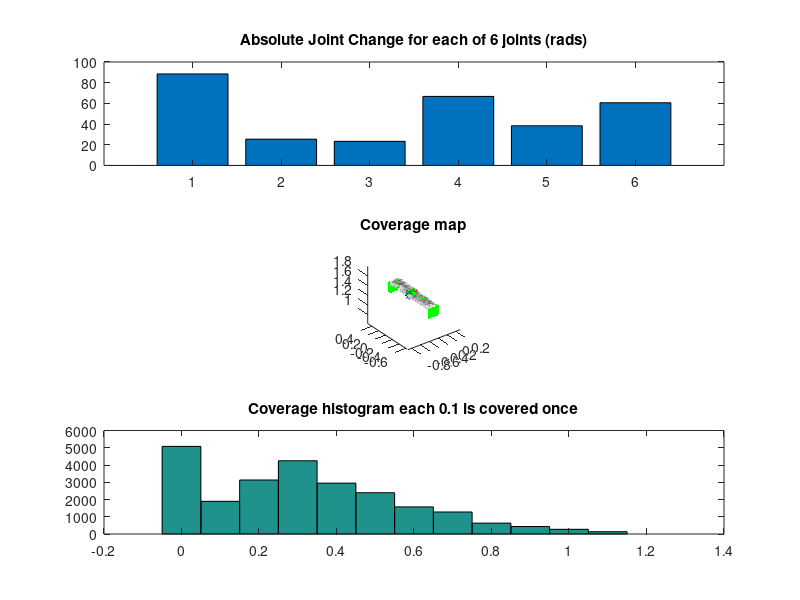

Recreate this plot in MATLAB.
%% streamOnto_mine_manystarts
%
% *Description:* This determines the path and coverage for each

function coverage()

close all

%% Variables
%first time you need to load the mesh
load meshNplanes
% plot_planes(plane,0.04);
global r

%define mew
mew=0.04;

Q=[0,0,0,0,0,0];

quickver=false;

findjointconfig=false;

numofitts=10;

%% Get all joint configs
if findjointconfig
    display('Getting joint configurations for all planes');
    tic; warning off;
    for i=1:size(plane,2)
        if i==1; 
            previous_q=Q; 
        else
            if j_sol(i-1).solutionvalid && ~isempty(find(isnan(previous_q),1)); 
                previous_q=j_sol(i-1).qt; 
            else previous_q=Q; 
            end
        end

        try [j_sol(i).qt,j_sol(i).solutionvalid,j_sol(i).dist_val,j_sol(i).targetdist,j_sol(i).used_sol] = ...
            blasting_posesel(r, plane(i).home_point, plane(i).equ, previous_q, quickver);        

            if ~isempty(find(isnan(j_sol(i).qt),1))
                j_sol(i).solutionvalid=0;
            end
    %         j_sol(i)
        catch
            j_sol(i).solutionvalid=0;
        end
    end
    save('j_sol.mat','j_sol');
    toc; warning on;
else %load it from file
    load j_sol.mat
end

allsols=[];for i=1:size(j_sol,2);allsols=[allsols;j_sol(i).solutionvalid];end
allsols_equal_1=find(allsols==1);


%% Go through number of itterations
for currentit=1:numofitts
    jointdiffweight=0;
    coverageweight=0;
    
%% Setting up converage: The mesh points      
    figure(1)    
    cla('reset');
    P0=points;
    subplot(3,1,2)
    plot3(P0(:,1),P0(:,2),P0(:,3),'g.');hold on;axis equal
    P0cover=zeros(size(P0,1),1);
    
%% Generate a random list
    listofplanes=1:size(allsols_equal_1,1);
    randvals=rand(1,size(allsols_equal_1,1));
    [notused,order]=sort(randvals);
    rand_listofplanes=allsols_equal_1(listofplanes(order));

%% Go through each of the list
    previous_q=j_sol(rand_listofplanes(1)).qt;
    
    for i=rand_listofplanes(2:end)'
        jointdiffweight=jointdiffweight+abs(j_sol(i).qt-previous_q);

        %start blast point
        P1=plane(i-1).home_point;

        %End blast point
        P2=plane(i).home_point;

        %distance between P1 and P2
        D12=sqrt((P1(1)-P2(1))^2+(P1(2)-P2(2))^2+(P1(3)-P2(3))^2);
        
        % Arbitary test to see if close enough between planes
    %     if D12<4*mew
            try delete(h1);end
            try delete(h2);end
            h1=plot3(P1(1),P1(2),P1(3),'r*');
            h2=plot3(P2(1),P2(2),P2(3),'b*');
    %     else
            %     display('not close enough');
    %         continue;
    %     end



        %get distance from P1 and P2 to all mesh points
        D02=sqrt((P0(:,1)-P2(1)).^2+(P0(:,2)-P2(2)).^2+(P0(:,3)-P2(3)).^2);
        D10=sqrt((P1(1)-P0(:,1)).^2+(P1(2)-P0(:,2)).^2+(P1(3)-P0(:,3)).^2);

        %fill out mat so same size for cross product
        P2minusP1mat=[ones(size(P0,1),1)*P2(1)-P1(1),...
                      ones(size(P0,1),1)*P2(2)-P1(2),...
                      ones(size(P0,1),1)*P2(3)-P1(3)];

        %get perp distances to surface
        % see this page %
        % http://mathworld.wolfram.com/Point-LineDistance3-Dimensional.html
        Dh=sqrt(...
                sum(...
                    cross(...
                           P2minusP1mat,...
                           [P1(1)-P0(:,1),P1(2)-P0(:,2),P1(3)-P0(:,3)]...
                           )...
                    .^2 ...
                    ,2)...
                )...
             /...
             sqrt(...
                  sum(...
                      (P2-P1).^2 ...
                      )...
                  );
        %Find points on mesh covered
        %%% mew from line AND 
        %%% where the sum of distance from each home point to the mesh points is less than then the distance between home points + mew
        newlycovered=find(Dh<mew &  D02+D10<D12+mew);
        P0cover(newlycovered)=P0cover(newlycovered)+0.1;
        %make sure it can't have a value greater than 1
%         P0cover(find(P0cover>1))=1;
    
        % update the previous q
        previous_q=j_sol(i).qt;
    end
    
    %display results
    display(['Current Itteration = ',num2str(currentit)]);
    display(['Joint diff weight in rads= ',num2str(jointdiffweight)]);
    figure (1)
    subplot(3,1,1);    
    bar(jointdiffweight)
    title('Absolute Joint Change for each of 6 joints (rads)')
    
    subplot(3,1,2);
    title('Coverage map')
    for j=0.1:0.1:1
        try delete(plothandle(j/0.1)); end
        if j<1
            covered=find(P0cover==j);
        else %when j==1
            covered=find(P0cover>=j);
        end
        if ~isempty(covered)
            plothandle(int32(j/0.1))=plot3(P0(covered,1),P0(covered,2),P0(covered,3),'color',[1-j,1-j,1-j],'marker','.','linestyle','none');
            drawnow
        end
    end
    subplot(3,1,3);    
    hist(P0cover,0:0.1:max(P0cover))
    title('Coverage histogram each 0.1 is covered once');
    uiwait(msgbox('Press to continue'));
end